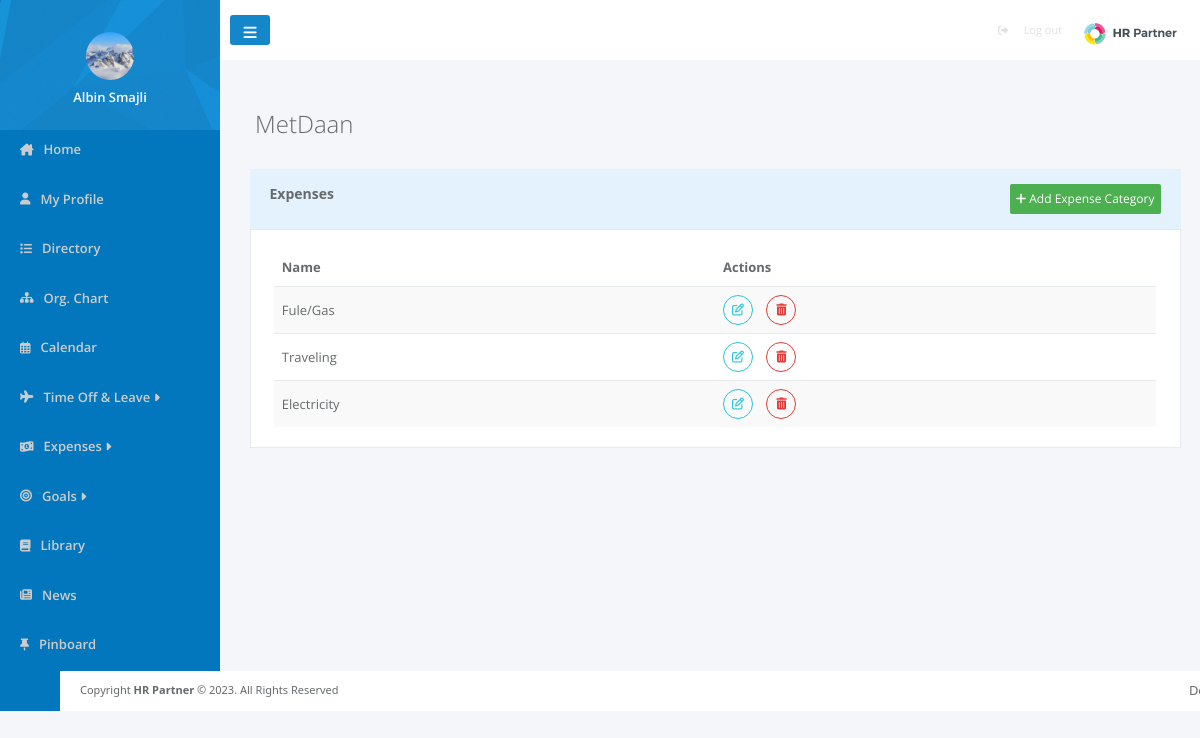
The page /pages/configureExpenses.php (signed in) on the database its author committed.
### tables this page shows
CREATE TABLE `users` (
  `user_id` int(100) NOT NULL,
  `image` varchar(500) DEFAULT NULL,
  `name` varchar(200) NOT NULL,
  `surname` varchar(200) NOT NULL,
  `email` varchar(200) NOT NULL,
  `password` varchar(500) NOT NULL,
  `Position_ID` int(11) DEFAULT NULL,
  `Departament_ID` int(11) DEFAULT NULL,
  `role` int(11) NOT NULL,
  `location` varchar(100) DEFAULT NULL,
  `status` varchar(100) DEFAULT NULL,
  `report_to` int(11) DEFAULT NULL,
  `gender` varchar(10) DEFAULT NULL,
  `born` date DEFAULT NULL,
  `started` date DEFAULT NULL,
  `company` int(11) DEFAULT NULL
);

CREATE TABLE `expensescategory` (
  `id` int(11) NOT NULL,
  `name` varchar(100) NOT NULL,
  `company_id` int(11) NOT NULL
);

### pages/configureExpenses.php (the view, shortened to what this page needs)
<?php
require_once '../config.php';
$userId = $_SESSION['user_id'];
$companyId = $_SESSION['company'];
$expensesQuery = "SELECT * FROM expensescategory
WHERE company_id=:company_id";
$prep = $con->prepare($expensesQuery);
$prep->bindParam(':company_id', $companyId);
$prep->execute();
$expenses = $prep->fetchAll();
?>
<head>
    <link rel="stylesheet" href="../css/expenses.css">
    <link href="https://cdn.jsdelivr.net/npm/bootstrap@5.3.1/dist/css/bootstrap.min.css" rel="stylesheet"
>
</head>
<body style="background-color: #F4F6FA;">
    <div>
        <?php include '../template/sidebar.php' ?>
    </div>
    <div class="content">
        <?php include '../template/navbar.php' ?>
        <div class="expensesHead">
            <?php echo "<h2>" . $_SESSION['company_name'] . "</h2>"; ?>
        </div>
        <div class="expensesBody">
            <div class="expensesTableHead">
                <h5>
                    Expenses
                </h5>
                <button id="addExpenseCategory" data-bs-toggle="modal" data-bs-target="#addExpensesModal"
                    data-bs-whatever="@mdo">
                    <a>
                        <i class="fa fa-plus"></i>
                        Add Expense Category
                    </a>
                </button>
            </div>
            <div class="expensesTableBody">
                <table class="recentExpenses">
                    <thead>
                        <tr>
                            <th>Name</th>
                            <th>Actions</th>
                        </tr>
                    </thead>
                    <tbody>
                        <?php foreach ($expenses as $expense): ?>
                            <tr>
                                <td>
                                    <?= $expense['name'] ?>
                                </td>
                                <td>
                                    <button class=" btn btn-xs btn-circle btn-outline btn-info m-l-sm"
                                        data-bs-toggle="modal"
                                        data-bs-target="#expenseEditModal<?php echo $expense['id']; ?>"
                                        data-bs-whatever="@mdo"> <i class=" fa fa-edit"></i> </button>
                                    <a href="deleteExpenseCategory.php?expense_id=<?= $expense['id']; ?>"
                                        class="btn btn-xs btn-circle btn-outline btn-danger m-l-sm"> <i
                                            class="fa fa-trash"></i> </a>
                                </td>
                            </tr>
                        <?php endforeach; ?>
                    </tbody>
                </table>
            </div>
        </div>
        <?php include '../template/footer.php'; ?>
    </div>
</body>
</html>

### template/sidebar.php (shortened to what this page needs)
<?php
$sql = "SELECT u.user_id, u.image from users u where user_id=$userId";
$prep = $con->prepare($sql);
$prep->execute();
$userImages = $prep->fetchAll();
?>
<head>
    <link rel="stylesheet" href="../css/index.css">
</head>
<div id="sidebar">
    <div id="profile">
        <?php foreach ($userImages as $userImage): ?>
            <img src="../userIMG/<?= $userImage['image'] ?>" alt="">
        <?php endforeach; ?>
        <?php echo "<h3>" . $_SESSION['name'] . "</h3>"; ?>
    </div>
    <ul id="sidebarElements">
        <li>
            <i class="fa-solid fa-house-chimney"></i>
            <a href="home.php">Home</a>
        </li>
        <li>
            <i class="fa-solid fa-user"></i>
            <a href="myProfile.php">My Profile</a>
        </li>
        <li>
            <i class="fa-solid fa-list"></i>
            <a href="directory.php">Directory</a>
        </li>
        <li>
            <i class="fa-solid fa-sitemap"></i>
            <a href="orgChart.php">Org. Chart</a>
        </li>
        <li>
            <i class="fa-regular fa-calendar-days"></i>
            <a href="calendar.php">Calendar</a>
        </li>
        <?php if ($_SESSION['role'] == 0) { ?>
            <li class="dropdown" Style="cursor: pointer;">
                <i class="fa fa-plane"></i>
                <a onclick="myFunction()" class="dropbtn">Time Off & Leave <i class="fa-solid fa-caret-right"></i></a>
                <div id="myDropdown" class="dropdown-content">
                    <a href="request.php"><i class="fa-solid fa-suitcase"></i> Request</a>
                    <a href="approverequest.php"> <i class="fa fa-calendar-check-o"></i> Approve</a>
                    <a href="requesthistory.php"><i class="fa fa-list"></i> History</a>
                </div>
            </li>
        <?php } else { ?>
            <li class="dropdown" Style="cursor: pointer;">
                <i class="fa fa-plane"></i>
                <a onclick="myFunction()" class="dropbtn">Time Off & Leave <i class="fa-solid fa-caret-right"></i></a>
            </li>
        <?php } ?>
        <?php if ($_SESSION['role'] == 0) { ?>
            <li class="dropdown" Style="cursor: pointer;">
                <i class="fa-solid fa-money-bill-1-wave"></i>
                <a href="empexpenses.php">Expenses</a>
            </li>
        <?php } else { ?>
            <li class="dropdown" Style="cursor: pointer;">
                <i class="fa-solid fa-money-bill-1-wave"></i>
                <a onclick="myFunctionThree()" class="excbtn">Expenses <i class="fa-solid fa-caret-right"></i></a>
            </li>
        <?php } ?>
        <?php if ($_SESSION['role'] == 0) { ?>
            <li>
                <i class="fa-solid fa-bullseye"></i>
                <a href="goals.php">Goals</a>
            </li>
        <?php } else { ?>
            <li class="dropdown" Style="cursor: pointer;">
                <i class="fa-solid fa-bullseye"></i>
                <a onclick="myFunctionFour()" class="goalbtn">Goals <i class="fa-solid fa-caret-right"></i></a>
            </li>
        <?php } ?>
        <li>
            <i class="fa-solid fa-book"></i>
            <a href="library.php">Library</a>
        </li>
        <li>
            <i class="fa-solid fa-newspaper"></i>
            <?php if ($_SESSION['role'] == 0) { ?>
                <a href="empNews.php">News</a>
            <?php } else { ?>
                <a href="news.php">News</a>
            <?php } ?>
        </li>
        <li>
            <i class="fa-solid fa-thumbtack"></i>
            <a href="pinboard.php">Pinboard</a>
        </li>
    </ul>
</div>

### css/expenses.css (style rules this page uses)
body { width: 100%; height: fit-content; display: flex; flex-direction: row; font-family: "open sans", "Helvetica Neue", Helvetica, Arial, sans-serif; position: absolute; background-color: #f4f6fa; }
.content { display: flex; flex-direction: column; justify-content: center; align-items: center; width: 100%; background-color: #f4f6fa; height: fit-content; }
.expensesBody { width: 100%; display: flex; flex-direction: column; justify-content: center; align-items: center; padding-bottom: 30px; }
.expensesHead { padding-top: 30px; width: 100%; text-align: start; padding-left: 35; }
.expensesHead h2 { margin-top: 20px; margin-bottom: 10px; font-family: "open sans", "Helvetica Neue", Helvetica, Arial, sans-serif; font-weight: 100; color: #676a6c; font-size: 24px; align-items: center; }
.expensesTableHead { background-color: #e3f2fd; display: flex; flex-direction: row; justify-content: space-between; align-items: center; height: 60px; width: 95%; margin-left: 10px; margin-top: 20px; text-align: start; padding-left: 20px; padding-right: 20px; }
.expensesTableHead h5 { display: flex; justify-content: space-between; align-items: center; color: #676a6c; font-size: 14px; font-weight: 600; width: 240px; height: 25px; }
.expensesTableHead #addExpenseCategory { background-color: #4caf50; color: white; height: 30px; border: #4caf50; border-radius: 2px; }
.expensesTableHead button a { text-decoration: none; color: white; font-family: "open sans", "Helvetica Neue", Helvetica, Arial, sans-serif; font-size: 12px; }
.expensesTableBody { margin-bottom: 60px; background-color: #fff; display: flex; flex-direction: column; align-items: center; margin-left: 10px; width: 95%; border: 1px solid #e7eaec; }
.recentExpenses { width: 95%; border-collapse: collapse; margin: 20px 10px; font-size: 13px; font-family: "open sans", "Helvetica Neue", Helvetica, Arial, sans-serif; }
.recentExpenses thead tr th { padding: 8px; text-align: left; margin-right: 20px; padding-bottom: 10px; font-weight: 700; color: #676a6c; }
.recentExpenses tbody tr { text-align: left; font-weight: 400; color: #676a6c; border-top: 1px #e7eaec solid; }
.recentExpenses tbody tr td { padding-bottom: 11px; font-size: 13px; font-weight: 400; min-width: 120px; padding: 8; }
.recentExpenses tbody tr td a { width: 30px; height: 30px; padding: 8px 0; border: 1px solid #e53935; border-radius: 15px; color: #e53935; background-color: transparent; }
.recentExpenses tbody tr td a i { font-size: 12px; }
.recentExpenses tbody tr td button { width: 30px; height: 30px; padding: 6px 0; border: 1px solid #26c6da; border-radius: 15px; color: #26c6da; background-color: transparent; margin-right: 10px; }
.recentExpenses tbody tr td button i { font-size: 12px; }
.recentExpenses tbody tr:nth-child(odd) { background-color: #f9f9f9; }

### css/index.css (style rules this page uses)
#sidebar { padding: 0; display: flex; flex-direction: column; background-color: #0277bd; width: 220px; height:100%; }
#profile { width: 100%; height: 130px; display: flex; flex-direction: column; justify-content: center; align-items:center; background-image: url('../images/sidebarheader.png'); }
#profile img { width: 48px; height: 48px; border-radius: 50%; margin-top: 15px; }
#profile h3 { font-weight: 600; margin-top: 10px; font-family: "open sans","Helvetica Neue",Helvetica,Arial,sans-serif; color: white; font-size: 13px; }
#sidebar ul { padding: 10px; width: 80%; list-style: none; filter: brightness(80%); }
#sidebar li { padding: 0; display: flex; flex-direction: row; justify-content: center; align-items: center; margin-bottom: 30px; width: 100%; margin-left: 10px; font-size: 15px; }
#sidebar a { width: 100%; text-decoration: none; color: white; font-size: 13px; font-weight: 400; font-family: 'Open Sans', sans-serif; font-weight: 600; margin-left: 10px; }
#sidebar i { color: white; font-size: 12px; }

### rows shown on the page
users: image (picture)
expensescategory: name "Fule/Gas"
expensescategory: name "Traveling"
expensescategory: name "Electricity"

### other values the page prints
$_SESSION['name'] "Albin Smajli"
$_SESSION['company_name'] "MetDaan"
